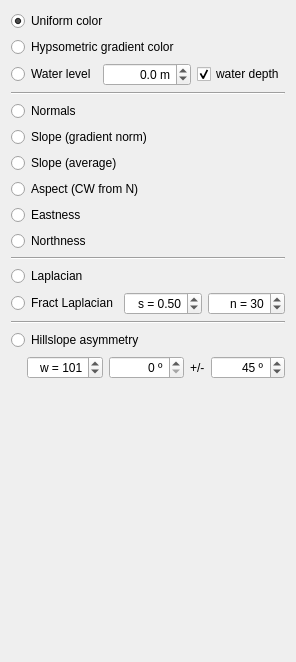
          <widget class="QWidget" name="pageMorhology">
           <property name="geometry">
            <rect>
             <x>0</x>
             <y>0</y>
             <width>296</width>
             <height>662</height>
            </rect>
           </property>
           <attribute name="label">
            <string>Local: elevation, gradient, laplacian</string>
           </attribute>
           <layout class="QVBoxLayout" name="verticalLayout_11">
            <item>
             <widget class="QRadioButton" name="dem_uniform">
              <property name="text">
               <string>Uniform color</string>
              </property>
              <property name="checked">
               <bool>true</bool>
              </property>
             </widget>
            </item>
            <item>
             <widget class="QRadioButton" name="dem_elevation">
              <property name="text">
               <string>Hypsometric gradient color</string>
              </property>
              <property name="checked">
               <bool>false</bool>
              </property>
             </widget>
            </item>
            <item>
             <layout class="QHBoxLayout" name="horizontalLayout_39">
              <item>
               <widget class="QRadioButton" name="dem_waterlevel">
                <property name="text">
                 <string>Water level</string>
                </property>
               </widget>
              </item>
              <item>
               <widget class="QDoubleSpinBox" name="dem_waterlevel_m">
                <property name="alignment">
                 <set>Qt::AlignRight|Qt::AlignTrailing|Qt::AlignVCenter</set>
                </property>
                <property name="suffix">
                 <string> m</string>
                </property>
                <property name="decimals">
                 <number>1</number>
                </property>
                <property name="minimum">
                 <double>-10000.000000000000000</double>
                </property>
                <property name="maximum">
                 <double>10000.000000000000000</double>
                </property>
                <property name="singleStep">
                 <double>5.000000000000000</double>
                </property>
                <property name="value">
                 <double>0.000000000000000</double>
                </property>
               </widget>
              </item>
              <item>
               <widget class="QCheckBox" name="dem_waterlevel_relief">
                <property name="text">
                 <string>water depth</string>
                </property>
                <property name="checked">
                 <bool>true</bool>
                </property>
               </widget>
              </item>
             </layout>
            </item>
            <item>
             <widget class="Line" name="line_18">
              <property name="orientation">
               <enum>Qt::Horizontal</enum>
              </property>
             </widget>
            </item>
            <item>
             <widget class="QRadioButton" name="dem_normals">
              <property name="text">
               <string>Normals</string>
              </property>
              <property name="checked">
               <bool>false</bool>
              </property>
             </widget>
            </item>
            <item>
             <widget class="QRadioButton" name="dem_slopeGradient">
              <property name="text">
               <string>Slope (gradient norm)</string>
              </property>
              <property name="checked">
               <bool>false</bool>
              </property>
             </widget>
            </item>
            <item>
             <widget class="QRadioButton" name="dem_slopeAvg">
              <property name="text">
               <string>Slope (average)</string>
              </property>
             </widget>
            </item>
            <item>
             <widget class="QRadioButton" name="dem_aspect">
              <property name="text">
               <string>Aspect (CW from N)</string>
              </property>
             </widget>
            </item>
            <item>
             <widget class="QRadioButton" name="dem_aspect_east">
              <property name="text">
               <string>Eastness</string>
              </property>
             </widget>
            </item>
            <item>
             <widget class="QRadioButton" name="dem_aspect_north">
              <property name="text">
               <string>Northness</string>
              </property>
             </widget>
            </item>
            <item>
             <widget class="Line" name="line_19">
              <property name="orientation">
               <enum>Qt::Horizontal</enum>
              </property>
             </widget>
            </item>
            <item>
             <widget class="QRadioButton" name="dem_laplacian">
              <property name="text">
               <string>Laplacian</string>
              </property>
             </widget>
            </item>
            <item>
             <layout class="QHBoxLayout" name="horizontalLayout_5">
              <item>
               <widget class="QRadioButton" name="dem_fractLaplacian">
                <property name="text">
                 <string>Fract Laplacian</string>
                </property>
               </widget>
              </item>
              <item>
               <layout class="QHBoxLayout" name="horizontalLayout_19">
                <item>
                 <widget class="QDoubleSpinBox" name="dem_fractLaplacian_s">
                  <property name="sizePolicy">
                   <sizepolicy hsizetype="Expanding" vsizetype="Fixed">
                    <horstretch>0</horstretch>
                    <verstretch>0</verstretch>
                   </sizepolicy>
                  </property>
                  <property name="alignment">
                   <set>Qt::AlignRight|Qt::AlignTrailing|Qt::AlignVCenter</set>
                  </property>
                  <property name="prefix">
                   <string>s = </string>
                  </property>
                  <property name="maximum">
                   <double>1.000000000000000</double>
                  </property>
                  <property name="singleStep">
                   <double>0.100000000000000</double>
                  </property>
                  <property name="value">
                   <double>0.500000000000000</double>
                  </property>
                 </widget>
                </item>
                <item>
                 <widget class="QSpinBox" name="dem_fractLaplacian_n">
                  <property name="sizePolicy">
                   <sizepolicy hsizetype="Expanding" vsizetype="Fixed">
                    <horstretch>0</horstretch>
                    <verstretch>0</verstretch>
                   </sizepolicy>
                  </property>
                  <property name="alignment">
                   <set>Qt::AlignRight|Qt::AlignTrailing|Qt::AlignVCenter</set>
                  </property>
                  <property name="prefix">
                   <string>n = </string>
                  </property>
                  <property name="maximum">
                   <number>1000</number>
                  </property>
                  <property name="value">
                   <number>30</number>
                  </property>
                 </widget>
                </item>
               </layout>
              </item>
             </layout>
            </item>
            <item>
             <widget class="Line" name="line_20">
              <property name="orientation">
               <enum>Qt::Horizontal</enum>
              </property>
             </widget>
            </item>
            <item>
             <widget class="QRadioButton" name="dem_asymmetry">
              <property name="text">
               <string>Hillslope asymmetry</string>
              </property>
             </widget>
            </item>
            <item>
             <layout class="QHBoxLayout" name="horizontalLayout">
              <property name="leftMargin">
               <number>16</number>
              </property>
              <item>
               <widget class="QSpinBox" name="dem_asymmetryW">
                <property name="alignment">
                 <set>Qt::AlignRight|Qt::AlignTrailing|Qt::AlignVCenter</set>
                </property>
                <property name="prefix">
                 <string>w = </string>
                </property>
                <property name="minimum">
                 <number>3</number>
                </property>
                <property name="maximum">
                 <number>1001</number>
                </property>
                <property name="singleStep">
                 <number>2</number>
                </property>
                <property name="value">
                 <number>101</number>
                </property>
               </widget>
              </item>
              <item>
               <widget class="QDoubleSpinBox" name="dem_asymmetryDir">
                <property name="minimumSize">
                 <size>
                  <width>48</width>
                  <height>0</height>
                 </size>
                </property>
                <property name="alignment">
                 <set>Qt::AlignRight|Qt::AlignTrailing|Qt::AlignVCenter</set>
                </property>
                <property name="suffix">
                 <string> º</string>
                </property>
                <property name="decimals">
                 <number>0</number>
                </property>
                <property name="maximum">
                 <double>360.000000000000000</double>
                </property>
                <property name="singleStep">
                 <double>45.000000000000000</double>
                </property>
                <property name="value">
                 <double>0.000000000000000</double>
                </property>
               </widget>
              </item>
              <item>
               <widget class="QLabel" name="label_33">
                <property name="sizePolicy">
                 <sizepolicy hsizetype="Fixed" vsizetype="Preferred">
                  <horstretch>0</horstretch>
                  <verstretch>0</verstretch>
                 </sizepolicy>
                </property>
                <property name="text">
                 <string>+/-</string>
                </property>
               </widget>
              </item>
              <item>
               <widget class="QDoubleSpinBox" name="dem_asymmetryDirTol">
                <property name="alignment">
                 <set>Qt::AlignRight|Qt::AlignTrailing|Qt::AlignVCenter</set>
                </property>
                <property name="suffix">
                 <string> º</string>
                </property>
                <property name="decimals">
                 <number>0</number>
                </property>
                <property name="maximum">
                 <double>360.000000000000000</double>
                </property>
                <property name="singleStep">
                 <double>5.000000000000000</double>
                </property>
                <property name="value">
                 <double>45.000000000000000</double>
                </property>
               </widget>
              </item>
             </layout>
            </item>
            <item>
             <spacer name="verticalSpacer_8">
              <property name="orientation">
               <enum>Qt::Vertical</enum>
              </property>
              <property name="sizeHint" stdset="0">
               <size>
                <width>20</width>
                <height>292</height>
               </size>
              </property>
             </spacer>
            </item>
           </layout>
          </widget>
